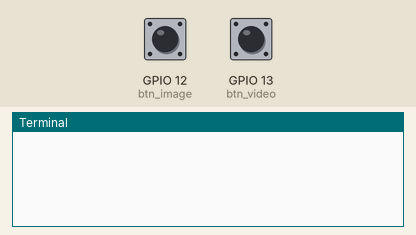
Simulated run of this program. Board: Raspberry Pi (BCM pin numbers). Parts: the last lines printed to the terminal. The inputs (shaded band) are chosen by the test bench; at power-on: GPIO 12 (btn_image) HIGH, GPIO 13 (btn_video) HIGH.

Above: at 1.2 s.
1.3 s: GPIO 12 (btn_image) pulled LOW for 0.15 s
At 2.4 s:
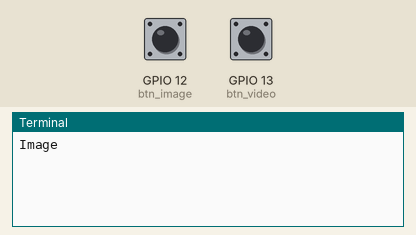
2.9 s: GPIO 13 (btn_video) pulled LOW for 0.15 s
At 3.6 s:
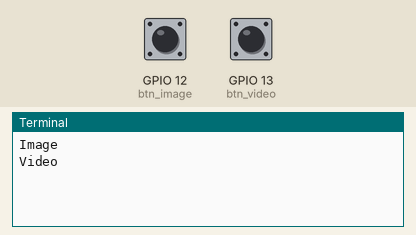

Measured:
- after the input at 1.3 s, the terminal: prints a new line at once (image 1)
- after the input at 2.9 s, the terminal: prints a new line at once (image 2)

The program:

listener.py
```python
from gpiozero import Button
from signal import pause

#assign input variables to gpio pins
btn_image = Button(12)
btn_video = Button(13)

#define the functions to be called when the button is pressed
def show_vid():
    print("Video")

def show_img():
    print("Image")

#call the functions when the button is pressed
btn_image.when_pressed = show_img
btn_video.when_pressed = show_vid

#wait for the events to happen
pause()
```
